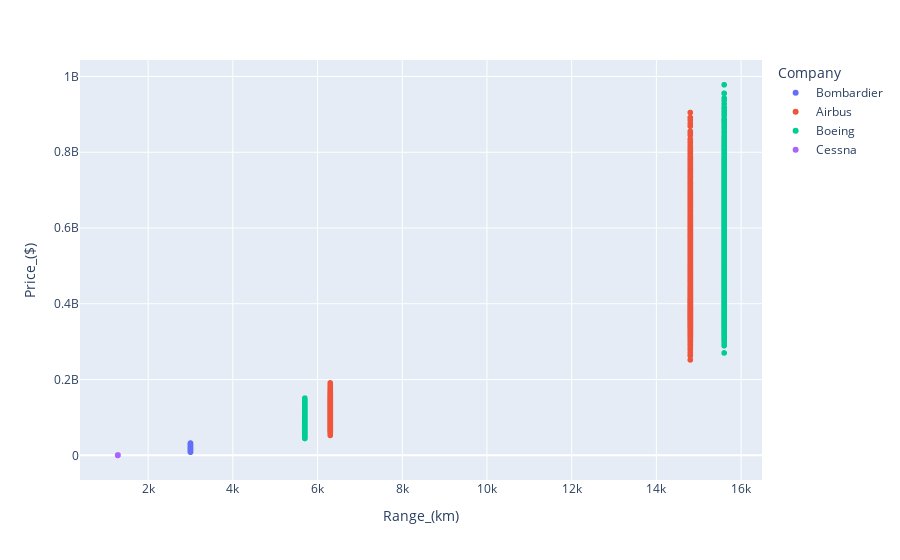

Notebook code for this chart:
### Code cell
fig = px.scatter(df, x='Range_(km)', y='Price_($)', color='Company', hover_data=['Model','Engine_Type','Sales_Region'])
fig.show()

### Figure 1 — Plotly figure (JSON) as saved in the notebook; plotly's stock layout.template omitted (floating-point values rounded to 4 significant figures; data arrays with more than 128 entries replaced by an {"elided": "..."} marker saying what was removed)
{"data": [{"customdata": {"elided": "2051x3 str values"}, "hovertemplate": "Company=Bombardier<br>Range_(km)=%{x}<br>Price_($)=%{y}<br>Model=%{customdata[0]}<br>Engine_Type=%{customdata[1]}<br>Sales_Region=%{customdata[2]}<extra></extra>", "legendgroup": "Bombardier", "marker": {"color": "#636efa", "symbol": "circle"}, "mode": "markers", "name": "Bombardier", "showlegend": true, "type": "scattergl", "x": {"elided": "2051 int values"}, "xaxis": "x", "y": {"elided": "2051 float values"}, "yaxis": "y"}, {"customdata": {"elided": "4155x3 str values"}, "hovertemplate": "Company=Airbus<br>Range_(km)=%{x}<br>Price_($)=%{y}<br>Model=%{customdata[0]}<br>Engine_Type=%{customdata[1]}<br>Sales_Region=%{customdata[2]}<extra></extra>", "legendgroup": "Airbus", "marker": {"color": "#EF553B", "symbol": "circle"}, "mode": "markers", "name": "Airbus", "showlegend": true, "type": "scattergl", "x": {"elided": "4155 int values"}, "xaxis": "x", "y": {"elided": "4155 float values"}, "yaxis": "y"}, {"customdata": {"elided": "4132x3 str values"}, "hovertemplate": "Company=Boeing<br>Range_(km)=%{x}<br>Price_($)=%{y}<br>Model=%{customdata[0]}<br>Engine_Type=%{customdata[1]}<br>Sales_Region=%{customdata[2]}<extra></extra>", "legendgroup": "Boeing", "marker": {"color": "#00cc96", "symbol": "circle"}, "mode": "markers", "name": "Boeing", "showlegend": true, "type": "scattergl", "x": {"elided": "4132 int values"}, "xaxis": "x", "y": {"elided": "4132 float values"}, "yaxis": "y"}, {"customdata": {"elided": "2039x3 str values"}, "hovertemplate": "Company=Cessna<br>Range_(km)=%{x}<br>Price_($)=%{y}<br>Model=%{customdata[0]}<br>Engine_Type=%{customdata[1]}<br>Sales_Region=%{customdata[2]}<extra></extra>", "legendgroup": "Cessna", "marker": {"color": "#ab63fa", "symbol": "circle"}, "mode": "markers", "name": "Cessna", "showlegend": true, "type": "scattergl", "x": {"elided": "2039 int values"}, "xaxis": "x", "y": {"elided": "2039 float values"}, "yaxis": "y"}], "layout": {"legend": {"title": {"text": "Company"}, "tracegroupgap": 0}, "margin": {"t": 60}, "xaxis": {"anchor": "y", "domain": [0, 1], "title": {"text": "Range_(km)"}}, "yaxis": {"anchor": "x", "domain": [0, 1], "title": {"text": "Price_($)"}}}}
